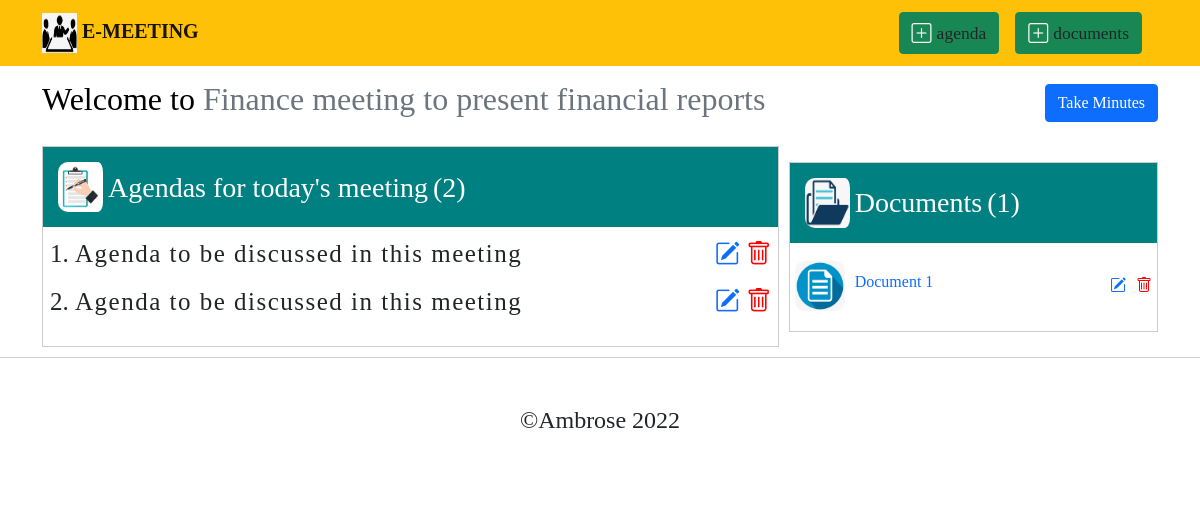
Page /finance-meeting-to-present-financial-reports-none/ on the earlier database version.
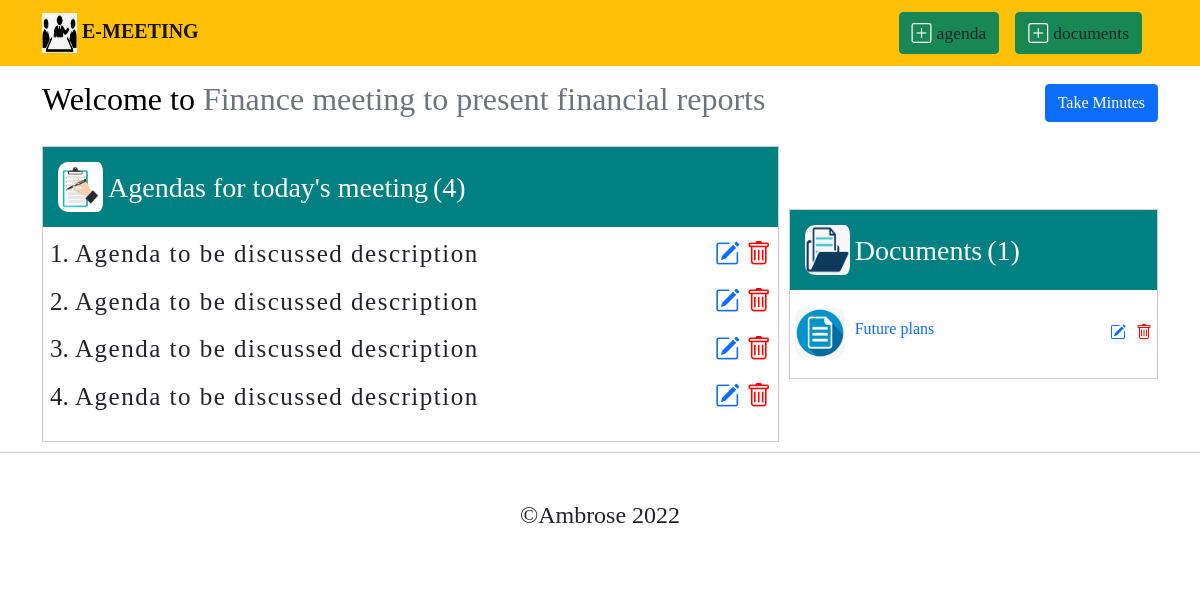
Same page on the later database version.
### meeting/models.py (models this page shows, shortened)
class Meeting(models.Model):
    name = models.CharField(max_length=50)
    theme = models.CharField(max_length=500)
    dateScheduled = models.DateField()
    dateCreated = models.DateTimeField(auto_now_add=True)
    slug = models.SlugField(max_length=60, blank=True)
    class Meta:
        ordering = ["-dateCreated"]

class Agenda(models.Model):
    title = models.CharField(max_length=50)
    meeting = models.ForeignKey(Meeting, on_delete=models.CASCADE, related_name='agendas')
    dateCreated = models.DateTimeField(auto_now_add=True)
    slug = models.SlugField(max_length=60, blank=True)
    class Meta:
        ordering = ["dateCreated"]

class Document(models.Model):
    meeting = models.ForeignKey(Meeting, on_delete=models.CASCADE , related_name='documents')
    docname = models.CharField(max_length=30)
    doc = models.FileField(upload_to='documents', max_length=50)
    dateuploaded = models.DateTimeField(auto_now_add=True)
    slug = models.SlugField(max_length=60, blank=True)
    class Meta:
        ordering = ["-dateuploaded"]

### meeting/views.py (the view)
# urls.py: path('<str:slug>/', AgendasView.as_view(), name='agenda_list'),
class AgendasView(DetailView):
    model = Meeting
    context_object_name = 'meetings'
    template_name = 'meeting/agenda_docs.html'
    def get_context_data(self, **kwargs):
        context = super().get_context_data(**kwargs)
        context['agenda_count'] = Agenda.objects.filter(meeting=context['meetings']).count()
        context['doc_count'] = Document.objects.filter(meeting=context['meetings']).count()
        context['mint'] = Minutes.objects.filter(meeting=context['meetings'])
        return context

### meeting/templates/meeting/agenda_docs.html (shortened to what this page needs)
{% extends "index.html" %}
{% block navbutton %}
<div class="agenda-navlinks">
    <a class="navbar-brand text-light btn btn-success add-link" href="{% url 'meeting:agenda_create' slug=object.slug %}"><i class="bi bi-plus-square"></i><small class="text-dark add-board">agenda</small></a>
    <a class="navbar-brand text-light btn btn-success add-link" href="{% url 'meeting:document_create' slug=object.slug %}"><i class="bi bi-plus-square"></i><small class="text-dark add-board">documents</small></a>
</div>
{% endblock %}
{% block content %}
{% load static %}
{% load crispy_forms_tags %}
<section class="agenda-page">
    <div class="container">
        <div class="header mt-3 mb-3">
            <h2 class="text-black ">Welcome to <span class="text-secondary">{{ object.name }}</span></h2>
            {% if mint %}
                {% for minutes in meetings.minutes.all %}
             <a class="btn btn-success d-flex align-items-center" href="{% url 'meeting:minutes_update' slug=minutes.slug meeting=meetings.slug %}"><i class="bi bi-pencil-square"></i>Edit Minutes</a>
                {% endfor %}
            {% else %}
                <a class="btn btn-primary d-flex align-items-center" href="{% url 'meeting:minutes_page' slug=object.slug %}">Take Minutes</a>
            {% endif %}
        </div>
        <div class="container-holder">
            <div class="agenda">
                <h3 class="title-wrapper"><img class="img-download" src="{% static 'files/images/agenda.jpg' %}"/>Agendas for today's meeting<span class="count">({{agenda_count}})</span></h3>
                <ol>
                {% for agenda in meetings.agendas.all %}
                    <li class="agenda-li">
                        <div class="agenda-list">
                            {{ agenda.title }}
                            <div class="del-editicons">
                                <span><a class="d-flex align-items-center" href="{% url 'meeting:agenda_update' slug=agenda.slug meeting=meetings.slug %}"><i class="bi bi-pencil-square"></i></a></span>
                                <span><a class="d-flex align-items-center" href="{% url 'meeting:agenda_delete' slug=agenda.slug meeting=meetings.slug %}"><i style="color: red;" class="bi bi-trash"></i></a></span>
                            </div>
                        </div>
                    </li>
                {% endfor %}
                </ol>
            </div>
            <div class="documents">
                <h3 class="title-wrapper"><img class="img-download" src="{% static 'files/images/document.png' %}"/>Documents<span class="count">({{doc_count}})</span></h3>
                {% for document in meetings.documents.all %}
                <div class="doc-holder">
                    <a href="{{document.doc.url}}" target="_blank">
                        <img src="{% static 'files/images/docimg.png' %}" />
                        <p class="d-flex pt-2 docname">{{ document.docname }}</p>
                    </a>
                    <div class="del-editicons">
                        <span><a class="d-flex align-items-center" href="{% url 'meeting:document_update' slug=document.slug meeting=meetings.slug %}"><i class="bi bi-pencil-square"></i></a></span>
                        <span><a class="d-flex align-items-center" href="{% url 'meeting:document_delete' slug=document.slug meeting=meetings.slug %}"><i style="color: red;" class="bi bi-trash"></i></a></span>
                    </div>
                </div>
                {% endfor %}
            </div>
        </div>
    </div>
</section>
{% endblock %}

Differences in the rows shown:
no longer on this page (row edited): Agenda: title "Agenda to be discussed in this meeting"
no longer on this page (row edited): Agenda: title "Agenda to be discussed in this meeting"
removed Document: docname "Document 1"
now on this page (row edited): Agenda: title "Agenda to be discussed description"
now on this page (row edited): Agenda: title "Agenda to be discussed description"
now on this page (row edited): Agenda: title "Agenda to be discussed description"
now on this page (row edited): Agenda: title "Agenda to be discussed description"
added Document: docname "Future plans"
Other differences:
{{ agenda_count }}: "2" → "4"
